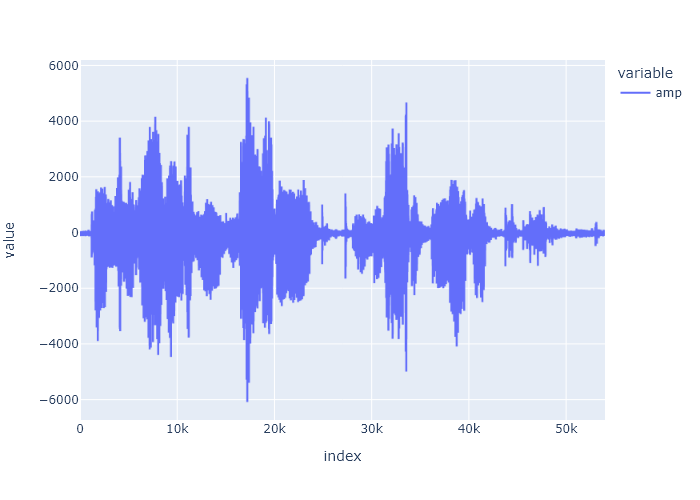

Reproduce this figure in Python.
import os
import pandas as pd
import plotly.express as px

data = pd.read_csv([file for file in os.listdir() if file.endswith('.csv')][0])
fig = px.line(data)
fig.write_image("graph.png")
